Frame 1 (no input): blank canvas, image omitted
Frame 60 (no input): blank canvas, image omitted
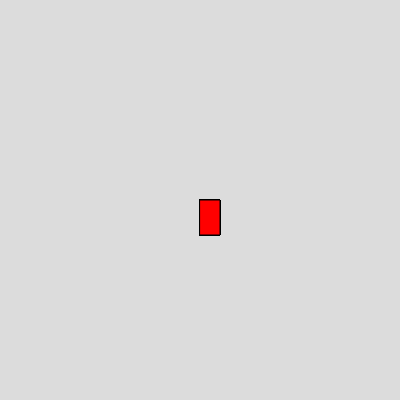
Frame 120 (the mouse pressed at the canvas centre since frame 60)

The p5.js sketch whose frames 1 and 60 were blank and that drew this single picture after the mouse press (run headless with seeded random() and noise() and a simulated clock; from frame 60 on, the mouse is pressed at the canvas centre):

// p5.js sketch
// ── sketch.js
function setup() {
  createCanvas(400, 400);
  background(220);
}

function draw() {
  

 // stroke("blue");
  fill("red");
  //console.log(mouseIsPressed()

  if(mouseIsPressed) {
     rect(mouseX, mouseY, 20, 35);     
     }
}
